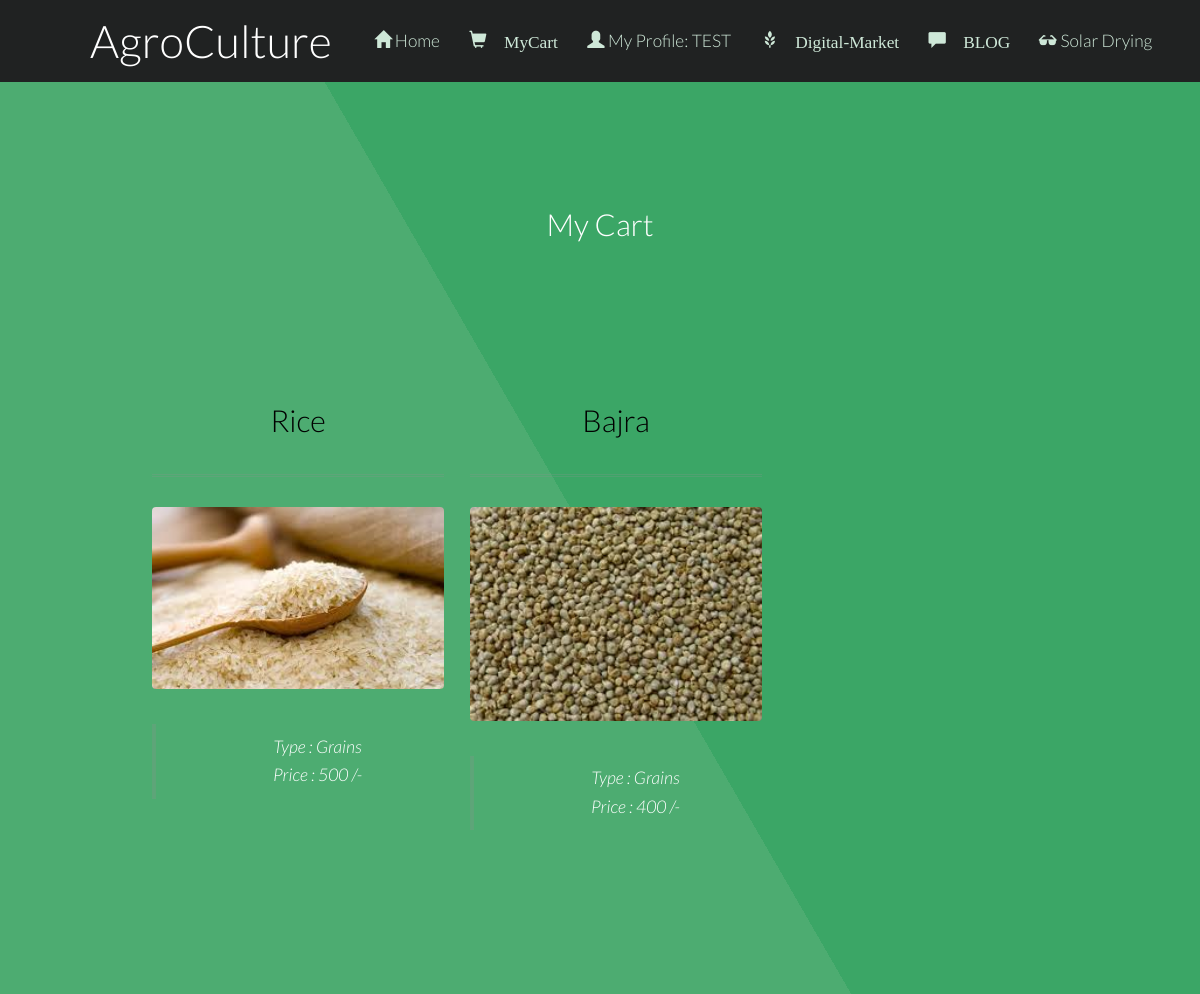
Page /myCart.php (signed in) on the committed database.
### tables this page shows
CREATE TABLE IF NOT EXISTS `mycart` (
  `bid` int(10) NOT NULL,
  `pid` int(10) NOT NULL
);

CREATE TABLE IF NOT EXISTS `fproduct` (
  `fid` int(255) NOT NULL,
  `pid` int(255) NOT NULL AUTO_INCREMENT,
  `product` varchar(255) NOT NULL,
  `pcat` varchar(255) NOT NULL,
  `pinfo` varchar(255) NOT NULL,
  `price` float NOT NULL,
  `pimage` varchar(255) NOT NULL DEFAULT 'blank.png',
  `picStatus` int(10) NOT NULL DEFAULT '0',
  PRIMARY KEY (`pid`)
);

### myCart.php (the view, shortened to what this page needs)
<?php
	require 'db.php';
    $bid = $_SESSION['id'];
?>
<!DOCTYPE html>
<html lang="en">
	<head>
		<link href="bootstrap\css\bootstrap.min.css" rel="stylesheet">
		<link rel="stylesheet" href="login.css"/>
	</head>
	<body class>
		<?php
			require 'menu.php';
		?>
			<section id="main" class="wrapper style1 align-center" >
				<div class="container">
						<h2>My Cart</h2>
				<section id="two" class="wrapper style2 align-center">
				<div class="container">
					<div class="row">
					<?php
                        $sql = "SELECT * FROM mycart WHERE bid = '$bid'";
                        $result = mysqli_query($conn, $sql);
						while($row = $result->fetch_array()):
                            $pid = $row['pid'];
                            $sql = "SELECT * FROM fproduct WHERE pid = '$pid'";
                            $result1 = mysqli_query($conn, $sql);
                            $row1 = $result1->fetch_array();
							$picDestination = "images/productImages/".$row1['pimage'];
						?>
							<div class="col-md-4">
							<section>
							<strong><h2 class="title" style="color:black; "><?php echo $row1['product'].'';?></h2></strong>
							<a href="review.php?pid=<?php echo $row1['pid'] ;?>" > <img class="image fit" src="<?php echo $picDestination;?>" alt=""  /></a>
							<div style="align: left">
							<blockquote><?php echo "Type : ".$row1['pcat'].'';?><br><?php echo "Price : ".$row1['price'].' /-';?><br></blockquote>
						</section>
						</div>
                    <?php endwhile;	?>
					</div>
			</section>
			</section>
	</body>
</html>

### login.css (style rules this page uses)
.container { padding: 16px; }

### css/style.css (style rules this page uses)
body { background: #fff; }
body, input, select, textarea { color: #444; font-family: "Lato", Helvetica, sans-serif; font-size: 15pt; font-weight: 300; line-height: 1.65em; }
a { color: #4dac71; text-decoration: underline; }
strong, b { color: #666; font-weight: 400; }
h1, h2, h3, h4, h5, h6 { color: #666; font-weight: 300; line-height: 1em; margin: 0 0 1em 0; }
h2 { font-size: 1.75em; line-height: 1.5em; }
blockquote { border-left: solid 4px rgba(144, 144, 144, 0.25); font-style: italic; margin: 0 0 2em 0; padding: 0.5em 0 0.5em 2em; }
.align-center { text-align: center; }
.image { border-radius: 4px; border: 0; display: inline-block; position: relative; }
.image.fit { display: block; margin: 0 0 2em 0; width: 100%; }
.wrapper { padding: 6em 0em 4em; }
.wrapper.style1 { background-color: #3ba666; -moz-background-image: linear-gradient(60deg, #4dac71 50%, #3ba666 50%); -webkit-background-image: linear-gradient(60deg, #4dac71 50%, #3ba666 50%); -o-background-image: linear-gradient(60deg, #4dac71 50%, #3ba666 50%); -ms-background-image: linear-gradient(60deg, #4dac71 50%, #3ba666 50%); background-image: linear-gradient(60deg, #4dac71 50%, #3ba666 50%); color: #ffffff; }
.wrapper.style1 h2 { color: #ffffff; }
.wrapper.style2 .title, .wrapper.style2 header { border-bottom: medium double rgba(144, 144, 144, 0.25); padding-bottom: 1em; }

### css/style-xlarge.css (style rules this page uses)
body, input, select, textarea { font-size: 13pt; }

### css/style-large.css (style rules this page uses)
body, input, select, textarea { font-size: 13pt; }

### rows in the picture
mycart: pid.product "Rice", pid.pimage (picture), pid.pcat "Grains", pid.price "500"
mycart: pid.product "Bajra", pid.pimage (picture), pid.pcat "Grains", pid.price "400"

### other values in the picture
$loginProfile "My Profile: TEST"
